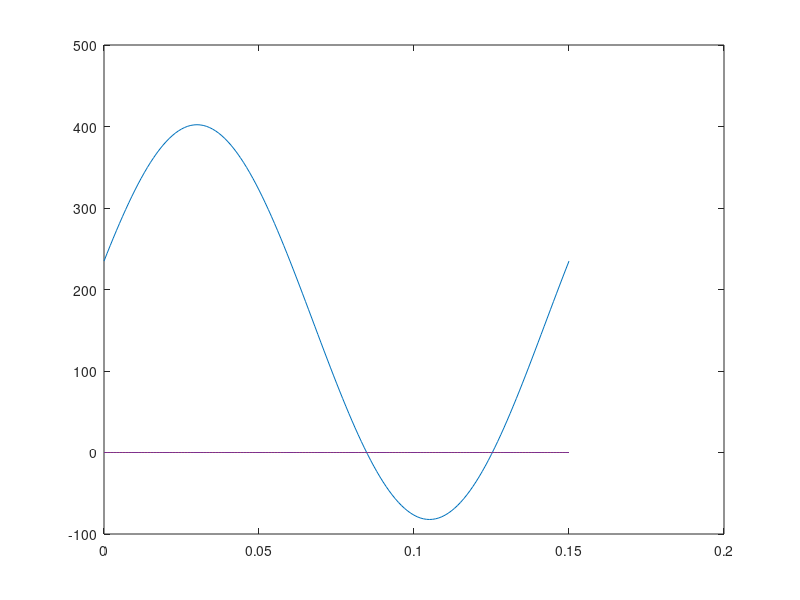

MATLAB code for this plot:
clear all; close all; clc;

a0 = '160';
a = '400/(j*pi)*(sin(0.8*j*pi))';
b = '-400/(j*pi)*(cos(0.8*j*pi)-1)';
T = 0.15;
t0 = 0; tf = 0.15; dt = 0.001;
jmax = 1;


w0 = 2*pi/T;
y = zeros((tf-t0)/dt+1);
t = t0:dt:tf;
for i = 1:((tf-t0)/dt+1)
    y_cos = 0;
    y_sin = 0;
    for j = 1:jmax;
        y_cos = y_cos + eval([a '*cos(j*w0*t(i))']);
        y_sin = y_sin + eval([b '*sin(j*w0*t(i))']);
    end
    y(i) = eval(a0) + y_cos + y_sin;
end

plot(t,y)


